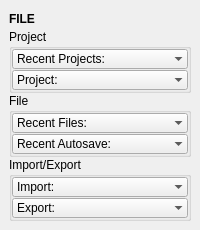
<?xml version="1.0" encoding="UTF-8"?>
<ui version="4.0">
 <class>QtUi</class>
 <widget class="QMainWindow" name="QtUi">
  <property name="enabled">
   <bool>true</bool>
  </property>
  <property name="geometry">
   <rect>
    <x>0</x>
    <y>0</y>
    <width>200</width>
    <height>229</height>
   </rect>
  </property>
  <property name="tabShape">
   <enum>QTabWidget::Triangular</enum>
  </property>
  <property name="dockNestingEnabled">
   <bool>true</bool>
  </property>
  <property name="dockOptions">
   <set>QMainWindow::AllowNestedDocks|QMainWindow::AllowTabbedDocks|QMainWindow::AnimatedDocks|QMainWindow::ForceTabbedDocks</set>
  </property>
  <widget class="QWidget" name="central_widget">
   <property name="minimumSize">
    <size>
     <width>200</width>
     <height>0</height>
    </size>
   </property>
   <layout class="QVBoxLayout" name="verticalLayout_2">
    <item>
     <layout class="QVBoxLayout" name="verticalLayout">
      <property name="spacing">
       <number>0</number>
      </property>
      <item>
       <widget class="Header" name="header">
        <property name="minimumSize">
         <size>
          <width>0</width>
          <height>20</height>
         </size>
        </property>
        <property name="font">
         <font>
          <weight>75</weight>
          <bold>true</bold>
         </font>
        </property>
        <property name="text">
         <string>FILE</string>
        </property>
       </widget>
      </item>
      <item>
       <widget class="QGroupBox" name="Project">
        <property name="title">
         <string>Project</string>
        </property>
        <layout class="QVBoxLayout" name="verticalLayout_5">
         <property name="spacing">
          <number>1</number>
         </property>
         <property name="leftMargin">
          <number>0</number>
         </property>
         <property name="topMargin">
          <number>0</number>
         </property>
         <property name="rightMargin">
          <number>0</number>
         </property>
         <property name="bottomMargin">
          <number>0</number>
         </property>
         <item>
          <widget class="ComboBox" name="cmb001">
           <property name="minimumSize">
            <size>
             <width>0</width>
             <height>20</height>
            </size>
           </property>
           <property name="maximumSize">
            <size>
             <width>16777215</width>
             <height>20</height>
            </size>
           </property>
           <property name="maxVisibleItems">
            <number>30</number>
           </property>
           <property name="sizeAdjustPolicy">
            <enum>QComboBox::AdjustToContentsOnFirstShow</enum>
           </property>
           <property name="frame">
            <bool>false</bool>
           </property>
           <item>
            <property name="text">
             <string>Recent Projects:</string>
            </property>
           </item>
          </widget>
         </item>
         <item>
          <widget class="ComboBox" name="cmb006">
           <property name="minimumSize">
            <size>
             <width>0</width>
             <height>20</height>
            </size>
           </property>
           <property name="maximumSize">
            <size>
             <width>16777215</width>
             <height>20</height>
            </size>
           </property>
           <property name="maxVisibleItems">
            <number>40</number>
           </property>
           <property name="sizeAdjustPolicy">
            <enum>QComboBox::AdjustToContents</enum>
           </property>
           <property name="frame">
            <bool>false</bool>
           </property>
           <item>
            <property name="text">
             <string>Project:</string>
            </property>
           </item>
          </widget>
         </item>
        </layout>
       </widget>
      </item>
      <item>
       <widget class="QGroupBox" name="File">
        <property name="title">
         <string>File</string>
        </property>
        <layout class="QVBoxLayout" name="verticalLayout_3">
         <property name="spacing">
          <number>1</number>
         </property>
         <property name="leftMargin">
          <number>0</number>
         </property>
         <property name="topMargin">
          <number>0</number>
         </property>
         <property name="rightMargin">
          <number>0</number>
         </property>
         <property name="bottomMargin">
          <number>0</number>
         </property>
         <item>
          <widget class="ComboBox" name="cmb005">
           <property name="minimumSize">
            <size>
             <width>0</width>
             <height>20</height>
            </size>
           </property>
           <property name="maximumSize">
            <size>
             <width>16777215</width>
             <height>20</height>
            </size>
           </property>
           <property name="maxVisibleItems">
            <number>30</number>
           </property>
           <property name="sizeAdjustPolicy">
            <enum>QComboBox::AdjustToContentsOnFirstShow</enum>
           </property>
           <property name="frame">
            <bool>false</bool>
           </property>
           <item>
            <property name="text">
             <string>Recent Files:</string>
            </property>
           </item>
          </widget>
         </item>
         <item>
          <widget class="ComboBox" name="cmb002">
           <property name="minimumSize">
            <size>
             <width>0</width>
             <height>20</height>
            </size>
           </property>
           <property name="maximumSize">
            <size>
             <width>16777215</width>
             <height>20</height>
            </size>
           </property>
           <property name="maxVisibleItems">
            <number>30</number>
           </property>
           <property name="sizeAdjustPolicy">
            <enum>QComboBox::AdjustToContentsOnFirstShow</enum>
           </property>
           <property name="frame">
            <bool>false</bool>
           </property>
           <item>
            <property name="text">
             <string>Recent Autosave:</string>
            </property>
           </item>
          </widget>
         </item>
        </layout>
       </widget>
      </item>
      <item>
       <widget class="QGroupBox" name="Import_Export">
        <property name="title">
         <string>Import/Export</string>
        </property>
        <layout class="QVBoxLayout" name="verticalLayout_4">
         <property name="spacing">
          <number>1</number>
         </property>
         <property name="leftMargin">
          <number>0</number>
         </property>
         <property name="topMargin">
          <number>0</number>
         </property>
         <property name="rightMargin">
          <number>0</number>
         </property>
         <property name="bottomMargin">
          <number>0</number>
         </property>
         <item>
          <widget class="ComboBox" name="cmb003">
           <property name="minimumSize">
            <size>
             <width>0</width>
             <height>20</height>
            </size>
           </property>
           <property name="maximumSize">
            <size>
             <width>16777215</width>
             <height>20</height>
            </size>
           </property>
           <property name="maxVisibleItems">
            <number>30</number>
           </property>
           <property name="sizeAdjustPolicy">
            <enum>QComboBox::AdjustToContentsOnFirstShow</enum>
           </property>
           <property name="frame">
            <bool>false</bool>
           </property>
           <item>
            <property name="text">
             <string>Import:</string>
            </property>
           </item>
          </widget>
         </item>
         <item>
          <widget class="ComboBox" name="cmb004">
           <property name="minimumSize">
            <size>
             <width>0</width>
             <height>20</height>
            </size>
           </property>
           <property name="maximumSize">
            <size>
             <width>16777215</width>
             <height>20</height>
            </size>
           </property>
           <property name="maxVisibleItems">
            <number>30</number>
           </property>
           <property name="sizeAdjustPolicy">
            <enum>QComboBox::AdjustToContentsOnFirstShow</enum>
           </property>
           <property name="frame">
            <bool>false</bool>
           </property>
           <item>
            <property name="text">
             <string>Export:</string>
            </property>
           </item>
          </widget>
         </item>
        </layout>
       </widget>
      </item>
      <item>
       <spacer name="verticalSpacer">
        <property name="orientation">
         <enum>Qt::Vertical</enum>
        </property>
        <property name="sizeHint" stdset="0">
         <size>
          <width>0</width>
          <height>10</height>
         </size>
        </property>
       </spacer>
      </item>
     </layout>
    </item>
   </layout>
  </widget>
 </widget>
 <customwidgets>
  <customwidget>
   <class>Header</class>
   <extends>QLabel</extends>
   <header>uitk.widgets.header.Header.h</header>
  </customwidget>
  <customwidget>
   <class>ComboBox</class>
   <extends>QComboBox</extends>
   <header>uitk.widgets.comboBox.ComboBox.h</header>
  </customwidget>
 </customwidgets>
 <resources/>
 <connections/>
 <designerdata>
  <property name="gridDeltaX">
   <number>5</number>
  </property>
  <property name="gridDeltaY">
   <number>5</number>
  </property>
  <property name="gridSnapX">
   <bool>true</bool>
  </property>
  <property name="gridSnapY">
   <bool>true</bool>
  </property>
  <property name="gridVisible">
   <bool>true</bool>
  </property>
 </designerdata>
</ui>
